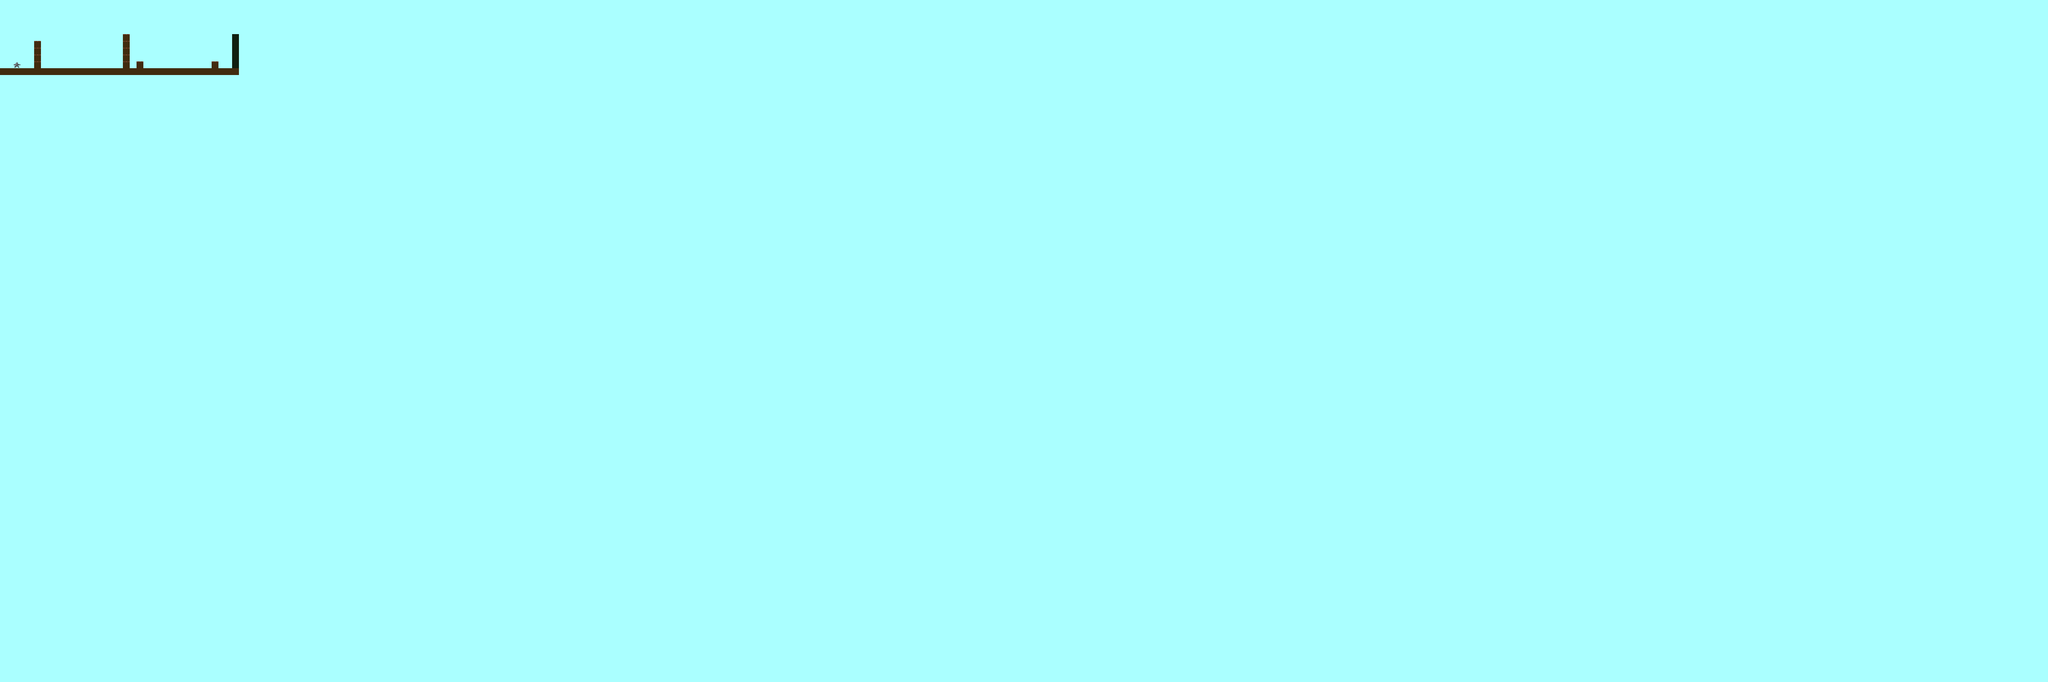

Tiled map render using the project's own tile images. Description and the map definition, with tile-layer contents summarised, below:
An orthogonal 300x100 tile map with 16x16 px tiles, 21 tile layers (Background 7, Background 6, Background 5, Background 4, ...), 3 tilesets.

<map version="1.5" tiledversion="1.5.0" orientation="orthogonal" renderorder="left-down" width="300" height="100" tilewidth="16" tileheight="16" infinite="0" backgroundcolor="#aaffff" nextlayerid="28" nextobjectid="6">
 <tileset firstgid="1" name="Enviroment" tilewidth="16" tileheight="16" tilecount="1170" columns="45">
  <image source="../images/Environment/Kauzz Forest Tiles/Enviroment.png" width="724" height="416" />
 </tileset>
 <tileset firstgid="1171" name="Enemy" tilewidth="32" tileheight="32" tilecount="7" columns="0">
  <grid orientation="orthogonal" width="1" height="1" />
  <tile id="7">
   <image width="32" height="32" source="../images/Environment/RockyWorld_v1.1/Sprites/Enemy01/fly01.png" />
   <animation>
    <frame tileid="7" duration="50" />
    <frame tileid="8" duration="50" />
    <frame tileid="9" duration="50" />
    <frame tileid="10" duration="50" />
    <frame tileid="11" duration="50" />
    <frame tileid="12" duration="50" />
    <frame tileid="13" duration="50" />
   </animation>
  </tile>
  <tile id="8">
   <image width="32" height="32" source="../images/Environment/RockyWorld_v1.1/Sprites/Enemy01/fly02.png" />
  </tile>
  <tile id="9">
   <image width="32" height="32" source="../images/Environment/RockyWorld_v1.1/Sprites/Enemy01/fly03.png" />
  </tile>
  <tile id="10">
   <image width="32" height="32" source="../images/Environment/RockyWorld_v1.1/Sprites/Enemy01/fly04.png" />
  </tile>
  <tile id="11">
   <image width="32" height="32" source="../images/Environment/RockyWorld_v1.1/Sprites/Enemy01/fly05.png" />
  </tile>
  <tile id="12">
   <image width="32" height="32" source="../images/Environment/RockyWorld_v1.1/Sprites/Enemy01/fly06.png" />
  </tile>
  <tile id="13">
   <image width="32" height="32" source="../images/Environment/RockyWorld_v1.1/Sprites/Enemy01/fly07.png" />
  </tile>
 </tileset>
 <tileset firstgid="1185" source="../images/Environment/Kauzz Forest Tiles/Bat.tsx" />
 <layer id="22" name="Background 7" width="300" height="100">
  <data>[30000 cells, 0 non-empty, 0 distinct tile ids]</data>
 </layer>
 <layer id="20" name="Background 6" width="300" height="100">
  <data>[30000 cells, 0 non-empty, 0 distinct tile ids]</data>
 </layer>
 <layer id="19" name="Background 5" width="300" height="100">
  <data>[30000 cells, 0 non-empty, 0 distinct tile ids]</data>
 </layer>
 <layer id="18" name="Background 4" width="300" height="100">
  <data>[30000 cells, 0 non-empty, 0 distinct tile ids]</data>
 </layer>
 <layer id="17" name="Background 3" width="300" height="100">
  <data>[30000 cells, 0 non-empty, 0 distinct tile ids]</data>
 </layer>
 <layer id="15" name="Background 2" width="300" height="100">
  <data>[30000 cells, 0 non-empty, 0 distinct tile ids]</data>
 </layer>
 <layer id="7" name="Background 1" width="300" height="100">
  <data>[30000 cells, 0 non-empty, 0 distinct tile ids]</data>
 </layer>
 <layer id="3" name="Checkpoints" width="300" height="100">
  <data>[30000 cells, 0 non-empty, 0 distinct tile ids]</data>
 </layer>
 <layer id="5" name="Coins" width="300" height="100">
  <data>[30000 cells, 0 non-empty, 0 distinct tile ids]</data>
 </layer>
 <layer id="6" name="Don't Touch" width="300" height="100">
  <data>[30000 cells, 0 non-empty, 0 distinct tile ids]</data>
 </layer>
 <layer id="10" name="Golden key" width="300" height="100">
  <data>[30000 cells, 0 non-empty, 0 distinct tile ids]</data>
 </layer>
 <layer id="11" name="Golden door" width="300" height="100">
  <data>[30000 cells, 0 non-empty, 0 distinct tile ids]</data>
 </layer>
 <layer id="13" name="Exit" width="300" height="100">
  <data>[30000 cells, 0 non-empty, 0 distinct tile ids]</data>
 </layer>
 <layer id="23" name="Spawn" width="300" height="100">
  <data>[30000 cells, 1 non-empty, 1 distinct tile ids]</data>
 </layer>
 <layer id="27" name="Enemy 1" width="300" height="100">
  <data>[30000 cells, 1 non-empty, 1 distinct tile ids]</data>
 </layer>
 <layer id="26" name="Enemy 0" width="300" height="100">
  <data>[30000 cells, 1 non-empty, 1 distinct tile ids]</data>
 </layer>
 <objectgroup id="2" name="Enemies" />
 <objectgroup id="9" name="Moving platforms" />
 <layer id="1" name="Platforms" width="300" height="100">
  <data>[30000 cells, 49 non-empty, 3 distinct tile ids]</data>
 </layer>
 <layer id="4" name="Ladders" width="300" height="100">
  <data>[30000 cells, 0 non-empty, 0 distinct tile ids]</data>
 </layer>
 <layer id="25" name="Foreground 3" width="300" height="100">
  <data>[30000 cells, 0 non-empty, 0 distinct tile ids]</data>
 </layer>
 <layer id="24" name="Foreground 2" width="300" height="100">
  <data>[30000 cells, 0 non-empty, 0 distinct tile ids]</data>
 </layer>
 <layer id="8" name="Foreground 1" width="300" height="100" opacity="0.65">
  <data>[30000 cells, 0 non-empty, 0 distinct tile ids]</data>
 </layer>
</map>
